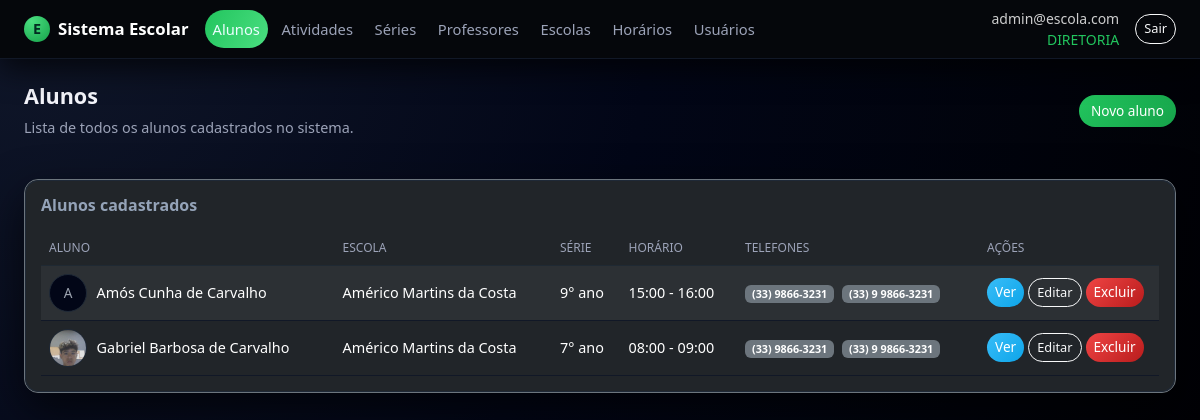
Page /alunos/ (signed in) on the earlier database version.
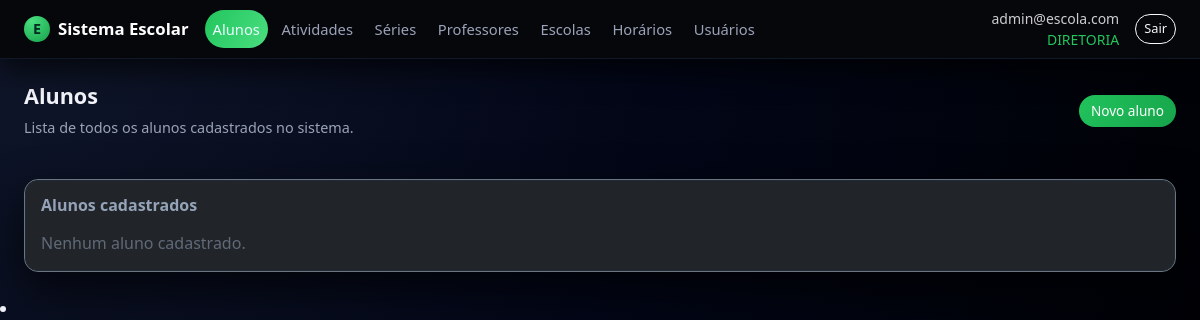
Same page on the later database version.
### app.py (models this page shows, shortened)
class Usuario(db.Model, UserMixin):
    __tablename__ = "usuario"
    id = db.Column(db.Integer, primary_key=True)
    email = db.Column(db.String(120), unique=True, nullable=False)
    senha_hash = db.Column(db.String(255), nullable=False)
    papel = db.Column(db.String(30), nullable=False, default="ALUNO")
    ativo = db.Column(db.Boolean, nullable=False, default=True)
    created_at = db.Column(db.DateTime, nullable=False, default=datetime.utcnow)
    aluno_id = db.Column(db.Integer, db.ForeignKey("aluno.id"), nullable=True)
    aluno = db.relationship("Aluno", lazy="joined")
    def papel_upper(self):
        return (self.papel or "").upper()
    def is_diretoria(self):
        return self.papel_upper() == "DIRETORIA"

class Aluno(db.Model):
    __tablename__ = "aluno"
    id = db.Column(db.Integer, primary_key=True)
    nome = db.Column(db.String(180), nullable=False)
    escola_id = db.Column(db.Integer, db.ForeignKey("escola.id"))
    serie_id = db.Column(db.Integer, db.ForeignKey("serie.id"))
    horario_id = db.Column(db.Integer, db.ForeignKey("horario.id"))
    telefone_cel = db.Column(db.String(30))
    telefone_fixo = db.Column(db.String(30))
    foto_path = db.Column(db.String(300))
    observacoes = db.Column(db.Text)
    naturalidade = db.Column(db.String(120))
    nacionalidade = db.Column(db.String(120))
    data_nascimento = db.Column(db.Date)
    idade = db.Column(db.Integer)
    sexo = db.Column(db.String(1))
    nome_pai = db.Column(db.String(180))
    nome_mae = db.Column(db.String(180))
    endereco = db.Column(db.String(200))
    numero = db.Column(db.String(20))
    bairro = db.Column(db.String(120))
    tem_dificuldade = db.Column(db.Boolean)
    qual_dificuldade = db.Column(db.String(255))
    toma_medicamento = db.Column(db.Boolean)
    qual_medicamento = db.Column(db.String(255))
    inicio_aulas = db.Column(db.Date)
    mensalidade_opcao = db.Column(db.String(60))
    escola = db.relationship("Escola", lazy="joined")
    serie = db.relationship("Serie", lazy="joined")
    horario = db.relationship("Horario", lazy="joined")

class Escola(db.Model):
    __tablename__ = "escola"
    id = db.Column(db.Integer, primary_key=True)
    nome = db.Column(db.String(120), nullable=False, unique=True)

class Serie(db.Model):
    __tablename__ = "serie"
    id = db.Column(db.Integer, primary_key=True)
    nome = db.Column(db.String(120), nullable=False, unique=True)

class Horario(db.Model):
    __tablename__ = "horario"
    id = db.Column(db.Integer, primary_key=True)
    hora_inicio = db.Column(db.String(5), nullable=False)  # HH:MM
    hora_fim = db.Column(db.String(5), nullable=False)      # HH:MM

### app.py (the view)
@app.route("/alunos/")
@login_required
def alunos_list():
    items = Aluno.query.order_by(Aluno.nome.asc()).all()
    return render_template("alunos/listar.html", items=items)

### app.py (called while the page is built)
@login_manager.user_loader
def load_user(uid):
    return db.session.get(Usuario, int(uid))

@app.context_processor
def inject_can():
    return dict(can=can)

### templates/alunos/listar.html (shortened to what this page needs)
{% extends "base.html" %}
{% block content %}
<div class="page-title-row mb-3">
  <div>
    <h2>Alunos</h2>
    <div class="subtitle">Lista de todos os alunos cadastrados no sistema.</div>
  </div>
  {% if current_user.is_diretoria() %}
    <div>
      <a href="{{ url_for('alunos_novo') }}" class="btn btn-success">Novo aluno</a>
    </div>
  {% endif %}
</div>
<section class="card bg-dark border-secondary">
  <div class="card-body">
    <h5 class="card-title mb-3">Alunos cadastrados</h5>
    {% if items %}
      <div class="table-responsive">
        <table class="table table-dark table-striped align-middle">
          <thead>
            <tr>
              <th>Aluno</th>
              <th>Escola</th>
              <th>Série</th>
              <th>Horário</th>
              <th>Telefones</th>
              <th style="width: 180px;">Ações</th>
            </tr>
          </thead>
          <tbody>
          {% for a in items %}
            <tr>
              <td>
                <div class="d-flex align-items-center">
                  {% if a.foto_path %}
                    <img src="{{ url_for('static', filename=a.foto_path) }}"
                         alt="Foto de {{ a.nome }}"
                         style="width:38px; height:38px; border-radius:50%; object-fit:cover; margin-right:0.6rem; border:1px solid #1f2937;">
                  {% else %}
                    <div style="width:38px; height:38px; border-radius:50%; margin-right:0.6rem;
                                display:flex; align-items:center; justify-content:center;
                                background:#020617; border:1px solid #1f2937; font-size:0.85rem; color:#9ca3af;">
                      {{ a.nome[0]|upper }}
                    </div>
                  {% endif %}
                  <span>{{ a.nome }}</span>
                </div>
              </td>
              <td>{{ a.escola.nome if a.escola else '-' }}</td>
              <td>{{ a.serie.nome if a.serie else '-' }}</td>
              <td>
                {% if a.horario %}
                  {{ a.horario.hora_inicio }} - {{ a.horario.hora_fim }}
                {% else %}
                  -
                {% endif %}
              </td>
              <td>
                {% if a.telefone_cel %}<span class="badge bg-secondary me-1">{{ a.telefone_cel }}</span>{% endif %}
                {% if a.telefone_fixo %}<span class="badge bg-secondary">{{ a.telefone_fixo }}</span>{% endif %}
              </td>
              <td>
                <div class="d-flex gap-1">
                  <a href="{{ url_for('alunos_ver', id=a.id) }}"
                     class="btn btn-sm btn-primary">
                    Ver
                  </a>
                  {% if current_user.is_diretoria() %}
                    <a href="{{ url_for('alunos_editar', id=a.id) }}"
                       class="btn btn-sm btn-outline-light">
                      Editar
                    </a>
                    <form method="post"
                          action="{{ url_for('alunos_excluir', id=a.id) }}"
                          onsubmit="return confirm('Confirma excluir este aluno?');">
                      <button type="submit" class="btn btn-sm btn-danger">Excluir</button>
                    </form>
                  {% endif %}
                </div>
              </td>
            </tr>
          {% endfor %}
          </tbody>
        </table>
      </div>
    {% else %}
      <p class="text-muted mb-0">Nenhum aluno cadastrado.</p>
    {% endif %}
  </div>
</section>
{% endblock %}

### templates/base.html (shortened to what this page needs)
<!doctype html>
<html lang="pt-BR">
<head>
  <link
    href="https://cdn.jsdelivr.net/npm/bootstrap@5.3.3/dist/css/bootstrap.min.css"
    rel="stylesheet"
  >
  <link rel="stylesheet" href="{{ url_for('static', filename='css/style.css') }}">
</head>
<body class="app-body">
  <header class="app-navbar navbar navbar-expand-lg navbar-dark">
    <div class="container-fluid px-3 px-lg-4">
      <a class="navbar-brand d-flex align-items-center gap-2" href="{{ url_for('index') }}">
        <span class="brand-icon">E</span>
        <span class="fw-semibold">Sistema Escolar</span>
      </a>
      {% if current_user.is_authenticated %}
        {% set papel = current_user.papel_upper() %}
        <div class="collapse navbar-collapse" id="mainNav">
          <ul class="navbar-nav me-auto mb-2 mb-lg-0 app-menu">
            <li class="nav-item">
              <a class="nav-link {% if request.endpoint and 'alunos' in request.endpoint %}active{% endif %}"
                 href="{{ url_for('alunos_list') }}">
                Alunos
              </a>
            </li>
            <li class="nav-item">
              <a class="nav-link {% if request.endpoint and 'atividades_' in request.endpoint %}active{% endif %}"
                 href="{{ url_for('atividades_listar') }}">
                Atividades
              </a>
            </li>
            {% if papel == 'DIRETORIA' %}
              <li class="nav-item">
                <a class="nav-link {% if request.endpoint and 'series_' in request.endpoint %}active{% endif %}"
                   href="{{ url_for('series_list') }}">
                  Séries
                </a>
              </li>
               <li class="nav-item">
   <a class="nav-link {% if request.endpoint and 'professores' in request.endpoint %}active{% endif %}"
     href="{{ url_for('professores_listar') }}">
    Professores
  </a>
</li>
              <li class="nav-item">
                <a class="nav-link {% if request.endpoint and 'escolas_' in request.endpoint %}active{% endif %}"
                   href="{{ url_for('escolas_list') }}">
                  Escolas
                </a>
              </li>
              <li class="nav-item">
                <a class="nav-link {% if request.endpoint and 'horarios_' in request.endpoint %}active{% endif %}"
                   href="{{ url_for('horarios_list') }}">
                  Horários
                </a>
              </li>
              <li class="nav-item">
                <a class="nav-link {% if request.endpoint and 'usuarios_' in request.endpoint %}active{% endif %}"
                   href="{{ url_for('usuarios_list') }}">
                  Usuários
                </a>
              </li>
            {% endif %}
          </ul>
          <div class="d-flex align-items-center gap-3">
            <div class="text-end small text-muted d-none d-md-block">
              <div>{{ current_user.email }}</div>
              <div class="text-accent">{{ papel }}</div>
            </div>
            <form method="post" action="{{ url_for('logout') }}">
              <button class="btn btn-sm btn-outline-light" type="submit">Sair</button>
            </form>
          </div>
        </div>
      {% endif %}
    </div>
  </header>
  <main class="app-main container-fluid px-3 px-lg-4 py-4">
    <div class="page-wrapper">
      {% block content %}{% endblock %}
    </div>
  </main>
  <li class="nav-item">
</li>
</body>
</html>

### static/css/style.css (style rules this page uses)
:root { --bg-body: #05070b; --bg-elevated: #10141f; --bg-elevated-soft: #181d2a; --bg-navbar: #05070b; --border-soft: #262c3c; --text-main: #f4f5fb; --text-muted: #9ca3b8; --accent: #22c55e; --accent-soft: rgba(34, 197, 94, 0.15); --danger-soft: rgba(239, 68, 68, 0.15); --radius-lg: 16px; --radius-md: 10px; --shadow-soft: 0 18px 45px rgba(0, 0, 0, 0.65); }
.app-body { background: radial-gradient(circle at top left, #10172a 0, #020617 45%, #000 100%); color: var(--text-main); min-height: 100vh; font-family: system-ui, -apple-system, BlinkMacSystemFont, "Segoe UI", sans-serif; }
.app-navbar { background-color: var(--bg-navbar); border-bottom: 1px solid #111827; box-shadow: 0 10px 30px rgba(0, 0, 0, 0.7); position: sticky; top: 0; z-index: 1030; }
.app-navbar .navbar-brand { font-size: 1.05rem; }
.brand-icon { width: 26px; height: 26px; border-radius: 999px; background: radial-gradient(circle at 30% 20%, #4ade80, #16a34a); display: inline-flex; align-items: center; justify-content: center; font-size: 0.9rem; font-weight: 700; color: #022c22; }
.app-menu .nav-link { font-size: 0.92rem; color: var(--text-muted); padding-inline: 0.9rem; border-radius: 999px; margin-right: 0.35rem; transition: all 0.18s ease-out; }
.app-menu .nav-link.active { color: #ecfeff; background: linear-gradient(120deg, #22c55e, #4ade80); }
.app-main { color: var(--text-main); max-width: 1200px; margin-inline: auto; }
.page-wrapper { display: flex; flex-direction: column; gap: 1.5rem; }
.card { background-color: var(--bg-elevated); border-radius: var(--radius-lg); border: 1px solid var(--border-soft); box-shadow: var(--shadow-soft); }
.card-title { font-size: 1rem; font-weight: 600; }
.page-title-row { display: flex; align-items: center; justify-content: space-between; gap: 1rem; }
.page-title-row h2 { font-size: 1.35rem; font-weight: 600; }
.page-title-row .subtitle { font-size: 0.9rem; color: var(--text-muted); }
.btn { border-radius: 999px; font-size: 0.85rem; }
.btn-success { background: linear-gradient(135deg, #22c55e, #16a34a); border: none; }
.btn-outline-light { border-radius: 999px; font-size: 0.8rem; }
.text-accent { color: var(--accent); }
.card { position: relative; border-radius: 14px; overflow: hidden; }
.card::after { content: ""; position: absolute; inset: 0; border-radius: 14px; pointer-events: none; box-shadow: inset 0 0 0 1px #1f2937; }
.page-wrapper .card h5, .page-wrapper .card .card-title { color: #e5e7eb !important; }
.page-wrapper .card .text-muted, .page-wrapper .card .card-text { color: rgba(229, 231, 235, 0.65) !important; }
.app-navbar .text-muted { color: rgba(255, 255, 255, 0.80) !important; }
.app-navbar .text-muted div:first-child { font-weight: 500; }
.page-wrapper .card h5, .page-wrapper .card .card-title { color: #94a3b8 !important; }
.page-wrapper .card .text-muted, .page-wrapper .card .card-text { color: rgba(148, 163, 184, 0.55) !important; }

Differences in the rows shown:
removed Aluno: nome "A", nome "Amós Cunha de Carvalho", escola "Américo Martins da Costa", serie "9° ano", horario.hora_inicio "15:00", horario.hora_fim "16:00", telefone_cel "(33) 9866-3231", telefone_fixo "(33) 9 9866-3231"
removed Aluno: foto_path (picture), nome "Gabriel Barbosa de Carvalho", escola "Américo Martins da Costa", serie "7° ano", horario.hora_inicio "08:00", horario.hora_fim "09:00", telefone_cel "(33) 9866-3231", telefone_fixo "(33) 9 9866-3231"
Other differences:
text no longer shown: "ALUNO ESCOLA SÉRIE HORÁRIO TELEFONES AÇÕES"
text now shown: "Nenhum aluno cadastrado."
